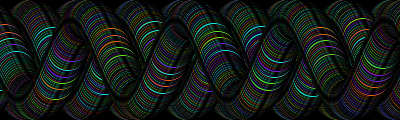
Frame 1 (no input)
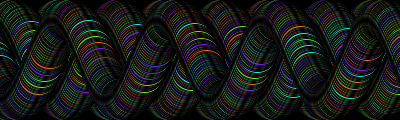
Frame 60 (the mouse pressed at the canvas centre just before this capture)
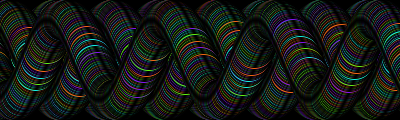
Frame 120 (the mouse held since frame 60 and released just before this capture)

The Processing sketch that drew these frames (run headless with seeded random() and noise(); from frame 60 on, the mouse is pressed at the canvas centre):

// Processing sketch: processing_144127
// ── processing_144127.pde

float angle = 0.0;
float offset = 60;
float scalar = 40;
float speed = 0.03;
int [] colors;

void setup() {  
  size(400, 120);
  smooth(); 
  colors = new int [5];
  colors[0] = #161BF0;
  colors[1] = #8216F0;
  colors[2] = #61F016;
  colors[3] = #F06616;
  colors[4] = #16F0DF;
  frameRate(5);
}

void draw() {

   background(0);
   for (float x = 0.0; x <= width + 100; x +=0.5) {
     float y1 = offset + sin(angle) * scalar;
     float y2 = offset + sin(angle + 0.4) * scalar;
     float y3 = offset + sin(angle + 0.8) * scalar;
     fill(colors[floor(random(1, 5))]);
     ellipse(x, y1, 40, 40);
     ellipse(x-40, y2, 40, 40);
     ellipse(x-80, y3, 40, 40);
     angle += speed;
   }
}
